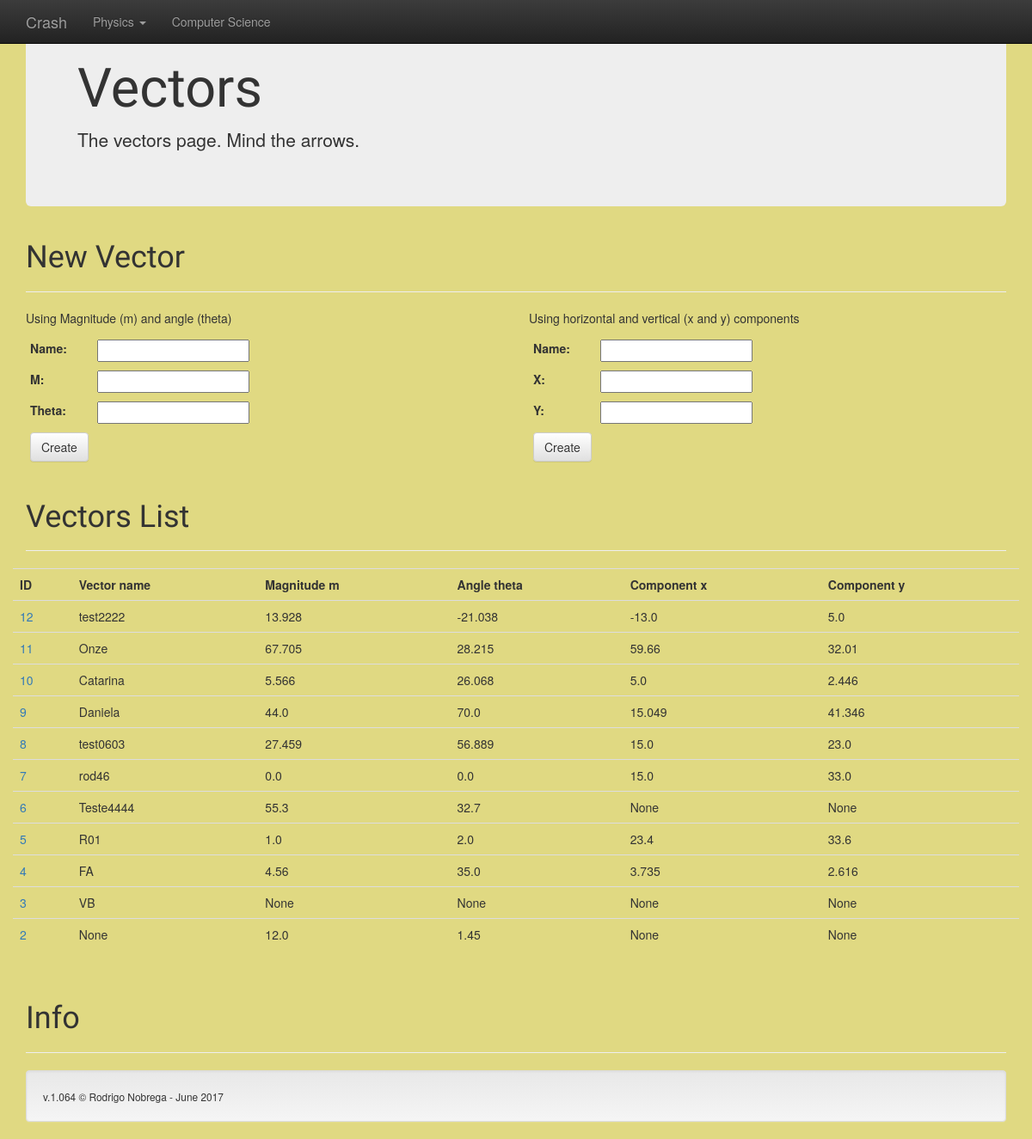
The page /Crash/vector on the database as committed earlier.
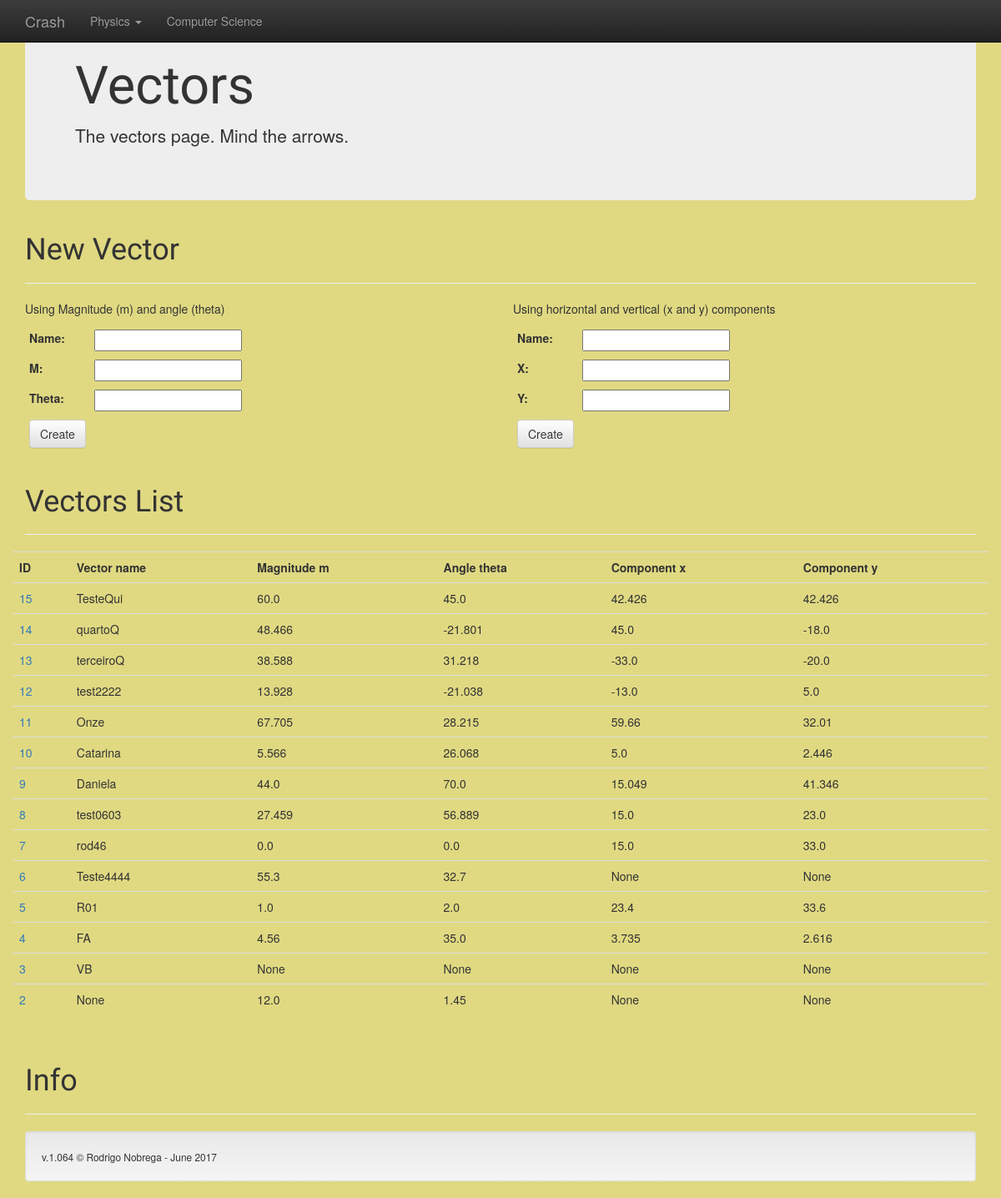
The same page on the database as committed later.
### Physics/models.py (models this page shows, shortened)
class HTVector(models.Model):
    name = models.CharField(max_length=30, null=True)
    m = models.FloatField(default=None, null=True)
    theta = models.FloatField(default=None, null=True)
    x = models.FloatField(default=None, null=True)
    y = models.FloatField(default=None, null=True)

### Physics/views.py (the view)
def vector_list(request):
    vlist = HTVector.objects.order_by('-id')
    if request.method == 'POST':
        vformMT = VectorFormMTheta(request.POST)
        vformXY = VectorFormXY(request.POST)
        if vformMT.is_valid():
            vformMT.save(commit=True)
            a = HTVector.objects.all()[len(HTVector.objects.all())-1]
            a.calculate()
            a.save()
            return render(request, 'Physics/vectors.html', {'vector_list': vlist, 'vector_formMT': VectorFormMTheta(), 'vector_formXY': VectorFormXY()})
        elif vformXY.is_valid():
            vformXY.save(commit=True)
            a = HTVector.objects.all()[len(HTVector.objects.all())-1]
            a.calculate()
            a.save()
            return render(request, 'Physics/vectors.html', {'vector_list': vlist, 'vector_formMT': VectorFormMTheta(), 'vector_formXY': VectorFormXY()})
    else:
        vformMT = VectorFormMTheta()
        vformXY = VectorFormXY()
    context = {'vector_list': vlist, 'vector_formMT': vformMT, 'vector_formXY': vformXY}
    return render(request, 'Physics/vectors.html', context)

### Physics/forms.py
class VectorFormMTheta(forms.ModelForm):
    class Meta:
        model = HTVector
        fields = ('name', 'm', 'theta', )

class VectorFormXY(forms.ModelForm):
    class Meta:
        model = HTVector
        fields = ('name', 'x', 'y', )

### Physics/templates/Physics/vectors.html (shortened to what this page needs)
{% extends 'base.html' %}
      {% block body%}
      <div class="jumbotron">
        <h1>Vectors</h1>
        <p>The vectors page. Mind the arrows.</p>
      </div>
      <div class="page-header">
        <h1>New Vector</h1>
      </div>
      <div class="row">
      <div class="col-md-6">
      <p>Using Magnitude (m) and angle (theta)</p>
      <form  method="POST" class="form-inline">
        <table class="table-condensed">
          {{ vector_formMT }}
          <tr>
            <td><button type="submit" class="btn btn-default">Create</button></td>
          </tr>
        </table>
      </form>
      </div>
      <div class="col-md-6">
      <p>Using horizontal and vertical (x and y) components</p>
      <form  method="POST" class="form-inline">
        <table class="table-condensed">
          {{ vector_formXY }}
          <tr>
            <td><button type="submit" class="btn btn-default">Create</button></td>
          </tr>
        </table>
      </form>
      </div>
      </div>
      <div class="page-header">
        <h1>Vectors List</h1>
      </div>
      <div class="row">
        <table class="table table-hover">
        <tr>
          <td><strong>ID</strong></td>
          <td><strong>Vector name</strong></td>
          <td><strong>Magnitude m</strong></td>
          <td><strong>Angle theta</strong></td>
          <td><strong>Component x</strong></td>
          <td><strong>Component y</strong></td>
        </tr>
        {% for vector in vector_list %}
        <tr>
          <td><a href="{% url 'vector_num' vector.id %}">{{ vector.id }}</a></td>
          <td>{{ vector.name }}</td>
          <td>{{ vector.m }}</td>
          <td>{{ vector.theta }}</td>
          <td>{{ vector.x }}</td>
          <td>{{ vector.y }}</td>
        </tr>
        {% endfor %}
        </table>
      </div>
      {% endblock%}

Rows that differ between the two databases and show on the page:
added HTVector: id "15", name "TesteQui", m "60.0", theta "45.0", x "42.426", y "42.426"
added HTVector: id "14", name "quartoQ", m "48.466", theta "-21.801", x "45.0", y "-18.0"
added HTVector: id "13", name "terceiroQ", m "38.588", theta "31.218", x "-33.0", y "-20.0"
